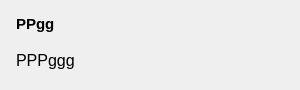
<?xml version="1.0" encoding="UTF-8"?>
<ui version="4.0">
 <class>TextMessageFrame</class>
 <widget class="QFrame" name="TextMessageFrame">
  <property name="geometry">
   <rect>
    <x>0</x>
    <y>0</y>
    <width>300</width>
    <height>90</height>
   </rect>
  </property>
  <property name="sizePolicy">
   <sizepolicy hsizetype="Preferred" vsizetype="Preferred">
    <horstretch>0</horstretch>
    <verstretch>0</verstretch>
   </sizepolicy>
  </property>
  <property name="maximumSize">
   <size>
    <width>16777215</width>
    <height>16777215</height>
   </size>
  </property>
  <property name="font">
   <font>
    <pointsize>14</pointsize>
   </font>
  </property>
  <property name="cursor">
   <cursorShape>ArrowCursor</cursorShape>
  </property>
  <property name="frameShape">
   <enum>QFrame::NoFrame</enum>
  </property>
  <property name="frameShadow">
   <enum>QFrame::Plain</enum>
  </property>
  <property name="lineWidth">
   <number>0</number>
  </property>
  <widget class="QLabel" name="senderNameLabel">
   <property name="geometry">
    <rect>
     <x>16</x>
     <y>6</y>
     <width>340</width>
     <height>36</height>
    </rect>
   </property>
   <property name="font">
    <font>
     <pointsize>11</pointsize>
     <weight>75</weight>
     <bold>true</bold>
    </font>
   </property>
   <property name="cursor">
    <cursorShape>PointingHandCursor</cursorShape>
   </property>
   <property name="text">
    <string>PPgg</string>
   </property>
  </widget>
  <widget class="QLabel" name="textLabel">
   <property name="geometry">
    <rect>
     <x>16</x>
     <y>40</y>
     <width>380</width>
     <height>40</height>
    </rect>
   </property>
   <property name="font">
    <font>
     <pointsize>12</pointsize>
    </font>
   </property>
   <property name="cursor">
    <cursorShape>PointingHandCursor</cursorShape>
   </property>
   <property name="text">
    <string>PPPggg</string>
   </property>
  </widget>
 </widget>
 <resources/>
 <connections/>
</ui>
